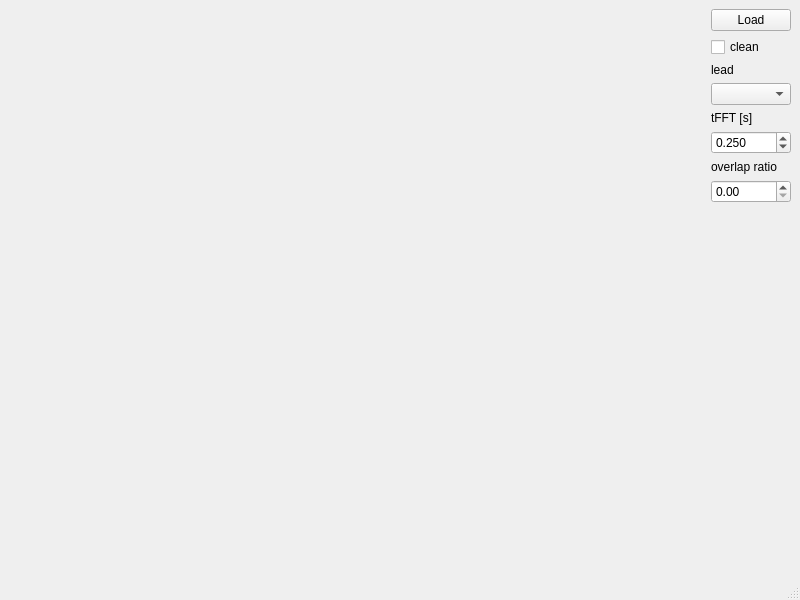
<?xml version="1.0" encoding="UTF-8"?>
<ui version="4.0">
 <class>MainWindow</class>
 <widget class="QMainWindow" name="MainWindow">
  <property name="geometry">
   <rect>
    <x>0</x>
    <y>0</y>
    <width>800</width>
    <height>600</height>
   </rect>
  </property>
  <property name="windowTitle">
   <string>ECG spectrograms</string>
  </property>
  <widget class="QWidget" name="centralwidget">
   <layout class="QHBoxLayout" name="horizontalLayout" stretch="1,0">
    <item>
     <widget class="MplWidget" name="fig" native="true"/>
    </item>
    <item>
     <layout class="QVBoxLayout" name="verticalLayout">
      <item>
       <widget class="QPushButton" name="loadButton">
        <property name="text">
         <string>Load</string>
        </property>
       </widget>
      </item>
      <item>
       <widget class="QCheckBox" name="cleanCheckBox">
        <property name="text">
         <string>clean</string>
        </property>
       </widget>
      </item>
      <item>
       <widget class="QLabel" name="label_3">
        <property name="text">
         <string>lead</string>
        </property>
       </widget>
      </item>
      <item>
       <widget class="QComboBox" name="leadComboBox"/>
      </item>
      <item>
       <widget class="QLabel" name="label">
        <property name="text">
         <string>tFFT [s]</string>
        </property>
       </widget>
      </item>
      <item>
       <widget class="QDoubleSpinBox" name="tFFTSpinBox">
        <property name="decimals">
         <number>3</number>
        </property>
        <property name="maximum">
         <double>2.000000000000000</double>
        </property>
        <property name="singleStep">
         <double>0.025000000000000</double>
        </property>
        <property name="value">
         <double>0.250000000000000</double>
        </property>
       </widget>
      </item>
      <item>
       <widget class="QLabel" name="label_2">
        <property name="text">
         <string>overlap ratio</string>
        </property>
       </widget>
      </item>
      <item>
       <widget class="QDoubleSpinBox" name="overlapSpinBox">
        <property name="decimals">
         <number>2</number>
        </property>
        <property name="minimum">
         <double>0.000000000000000</double>
        </property>
        <property name="maximum">
         <double>0.950000000000000</double>
        </property>
        <property name="singleStep">
         <double>0.050000000000000</double>
        </property>
        <property name="value">
         <double>0.000000000000000</double>
        </property>
       </widget>
      </item>
      <item>
       <spacer name="verticalSpacer">
        <property name="orientation">
         <enum>Qt::Orientation::Vertical</enum>
        </property>
        <property name="sizeHint" stdset="0">
         <size>
          <width>20</width>
          <height>40</height>
         </size>
        </property>
       </spacer>
      </item>
     </layout>
    </item>
   </layout>
  </widget>
  <widget class="QStatusBar" name="statusbar"/>
 </widget>
 <customwidgets>
  <customwidget>
   <class>MplWidget</class>
   <extends>QWidget</extends>
   <header>mplwidget</header>
   <container>1</container>
  </customwidget>
 </customwidgets>
 <resources/>
 <connections/>
</ui>
